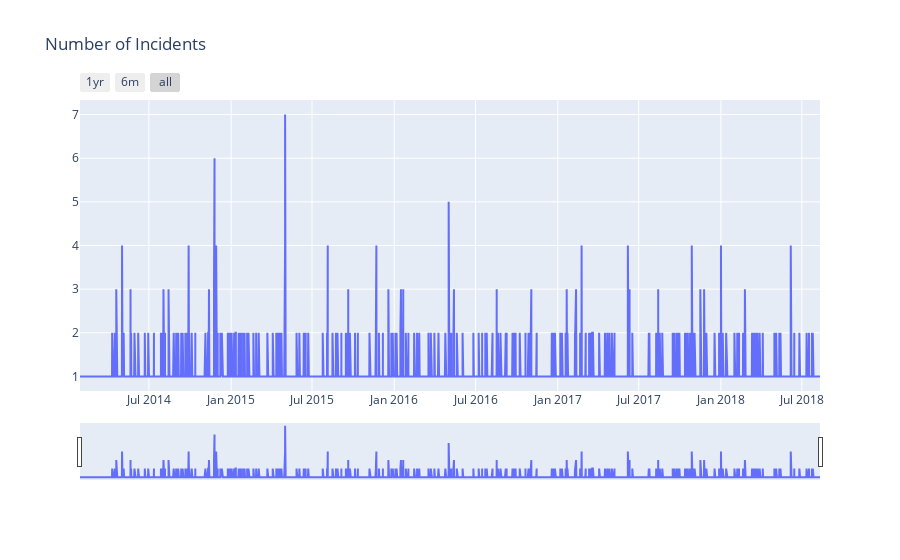

Notebook code cell kept with this figure:
### Code cell
df_ts = df3.groupby('Occured_date_time').count()["Year"].to_frame().rename(columns={"Year": "OCORRENCIAS"})

trace = [go.Scatter(x = df_ts.index, y = df_ts.OCORRENCIAS)]

layout = dict(
    title='Number of Incidents',
    xaxis=dict(
        rangeselector=dict(
            buttons=list([
                dict(count=12,
                     label='1yr',
                     step='month',
                     stepmode='backward'),
                dict(count=6,
                     label='6m',
                     step='month',
                     stepmode='backward'),
                dict(step='all')
            ])
        ),
        rangeslider=dict(
            visible = True
        ),
        type='date'
    )
)

fig = dict(data=trace, layout=layout)
py.iplot(fig)

### Figure 1 — Plotly figure (JSON) as saved in the notebook; plotly's stock layout.template omitted (floating-point values rounded to 4 significant figures; data arrays with more than 128 entries replaced by an {"elided": "..."} marker saying what was removed)
{"data": [{"type": "scatter", "x": {"elided": "5981 str values"}, "y": {"elided": "5981 int values"}}], "layout": {"autosize": true, "title": {"text": "Number of Incidents"}, "xaxis": {"autorange": true, "range": ["2014-01-27 21:10", "2018-08-10 15:29"], "rangeselector": {"buttons": [{"count": 12, "label": "1yr", "step": "month", "stepmode": "backward"}, {"count": 6, "label": "6m", "step": "month", "stepmode": "backward"}, {"step": "all"}]}, "rangeslider": {"autorange": true, "range": ["2014-01-27 21:10", "2018-08-10 15:29"], "visible": true, "yaxis": {"_template": null, "rangemode": "match"}}, "type": "date"}, "yaxis": {"autorange": true, "range": [0.6667, 7.333], "type": "linear"}}}
